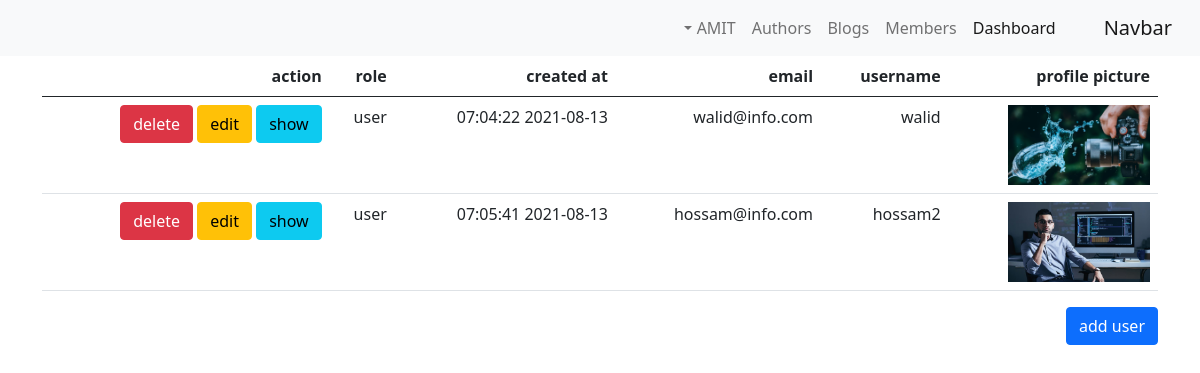
/members.php?lang=ar (signed in), run on the app's committed database.
### tables this page shows
CREATE TABLE `users` (
  `user_id` int(11) NOT NULL,
  `username` varchar(121) NOT NULL,
  `password` varchar(121) NOT NULL,
  `fullname` varchar(121) NOT NULL,
  `email` varchar(121) NOT NULL,
  `created_at` timestamp NOT NULL DEFAULT current_timestamp() ON UPDATE current_timestamp(),
  `role` int(4) NOT NULL,
  `image` varchar(121) NOT NULL
);

### members.php (the view, shortened to what this page needs)
<?php require "config.php"?>
<?php
$action= isset($_GET['do'])?$_GET['do']:'index';
?>
<?php include "includes/header.php"?>
<?php include "includes/navbar.php"?>
<?php if($action == 'index'):?>
<?php
   if(isset($_GET['admin']) && $_GET['admin'] == 'admins'){
       $user = ' !=3 ';
   }else{
         $user=' =3';
   }
   $stmt= $connection->prepare('SELECT * FROM users WHERE role '.$user);
   $stmt->execute();
   $users= $stmt->fetchAll();
   ?>
<div class="container">
    <table class="table">
        <thead>
            <tr>
                <th>profile picture</th>
                <th>username</th>
                <th>email</th>
                <th>created at</th>
                <th>role</th>
                <th>action</th>
            </tr>
        </thead>
        <tbody>
            <?php foreach($users as $user):?>
            <tr>
                <td>
                    <img src="public/image/<?= $user['image']?>" style="height: 10vh;">
                </td>
                <td><?= $user['username']?></td>
                <td><?= $user['email']?></td>
                <td><?= $user['created_at']?></td>
                <?php if($user['role'] == '1'):?>
                    <td>Admin</td>
                <?php elseif($user['role'] == '2'):?>
                    <td>moderator</td>
                <?php else:?>
                    <td>user</td>
                <?php endif?>
                <td>
                    <a class="btn btn-info" href="members.php?do=show&selection=<?= $user['user_id']?>">show</a>
                    <?php
                       $isAdmin = 1 ;
                       if($_SESSION['ROLE'] == $isAdmin):
                       ?>
                    <a class="btn btn-warning" href="members.php?do=edit&selection=<?= $user['user_id']?>">edit</a>
                    <a class="btn btn-danger" href="members.php?do=delete&selection=<?= $user['user_id']?>">delete</a>
                    <?php endif?>
                </td>
            </tr>
            <?php endforeach?>
        </tbody>
    </table>
    <a class="btn btn-primary" href="members.php?do=create">add user</a>
</div>
<?php else:?>
<h1>404 Page not found</h1>
<?php endif?>
<?php include "includes/footer.php"?>

### data on the page
users: image (picture), username "walid", email "walid@info.com", created_at "2021-08-13 07:04:22"
users: image (picture), username "hossam2", email "hossam@info.com", created_at "2021-08-13 07:05:41"
